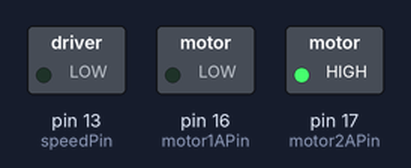
The sketch below on a simulated Arduino Uno, built with avr-gcc and run on an emulated ATmega328P. Parts: switched loads named in the sketch (green lamp = pin HIGH).

Above: at 0.1 s.
Timing chart, 0 to 1.6 s (numbered marks = the images above):
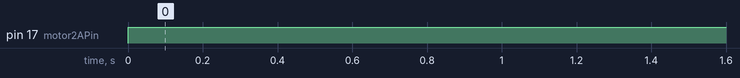

Measured:
- by itself, pin 17 (motor2APin): LOW → HIGH at 0.00 s

The sketch:

rack.ino
```cpp
#include <analogWrite.h>
/*
* Arduino code for SN754410 H-bridge
* motor driver control.
* copyleft Feb. 2010, Fabian Winkler *
*/
int speedPin = 13;
int motor1APin = 16;
int motor2APin = 17;
int speed_value_motor1;

void setup() {
pinMode(speedPin, OUTPUT);
pinMode(motor1APin, OUTPUT);
pinMode(motor2APin, OUTPUT);
}

void loop() {
// put motor in forward motion
digitalWrite(motor1APin, LOW); // set leg 1 of the H-bridge low
digitalWrite(motor2APin, HIGH); // set leg 2 of the H-bridge high

//speed_value_motor1 = 0;
//digitalWrite(motor2APin, LOW);
//digitalWrite(motor1APin, HIGH); // set leg 1 of the H-bridge low

// just invert the above values for reverse motion, // i.e. motor1APin = HIGH and motor2APin = LOW
// control the speed 0- 255
speed_value_motor1 = 127; // half speed
analogWrite(speedPin, speed_value_motor1); // output speed as PWM Value
}
```
